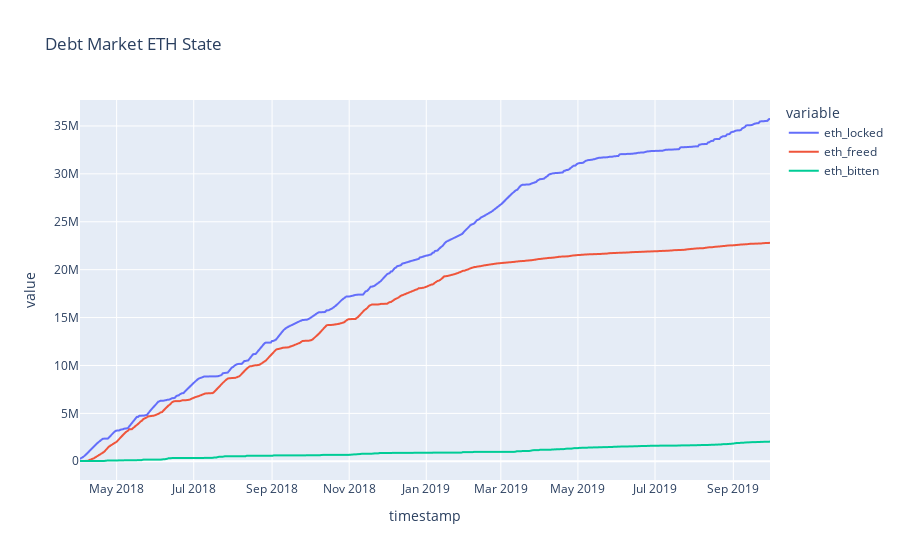

Here is the notebook cell this chart was saved with:
### Code cell
df.plot(x='timestamp', y=['eth_locked', 'eth_freed', 'eth_bitten'], title='Debt Market ETH State')

### Figure 1 — Plotly figure (JSON) as saved in the notebook; plotly's stock layout.template omitted (floating-point values rounded to 4 significant figures; data arrays with more than 128 entries replaced by an {"elided": "..."} marker saying what was removed)
{"data": [{"hovertemplate": "variable=eth_locked<br>timestamp=%{x}<br>value=%{y}<extra></extra>", "legendgroup": "eth_locked", "line": {"color": "#636efa", "dash": "solid"}, "mode": "lines", "name": "eth_locked", "showlegend": true, "type": "scattergl", "x": {"elided": "547 str values"}, "xaxis": "x", "y": {"elided": "547 float values"}, "yaxis": "y"}, {"hovertemplate": "variable=eth_freed<br>timestamp=%{x}<br>value=%{y}<extra></extra>", "legendgroup": "eth_freed", "line": {"color": "#EF553B", "dash": "solid"}, "mode": "lines", "name": "eth_freed", "showlegend": true, "type": "scattergl", "x": {"elided": "547 str values"}, "xaxis": "x", "y": {"elided": "547 float values"}, "yaxis": "y"}, {"hovertemplate": "variable=eth_bitten<br>timestamp=%{x}<br>value=%{y}<extra></extra>", "legendgroup": "eth_bitten", "line": {"color": "#00cc96", "dash": "solid"}, "mode": "lines", "name": "eth_bitten", "showlegend": true, "type": "scattergl", "x": {"elided": "547 str values"}, "xaxis": "x", "y": {"elided": "547 float values"}, "yaxis": "y"}], "layout": {"legend": {"title": {"text": "variable"}, "tracegroupgap": 0}, "title": {"text": "Debt Market ETH State"}, "xaxis": {"anchor": "y", "domain": [0, 1], "title": {"text": "timestamp"}}, "yaxis": {"anchor": "x", "domain": [0, 1], "title": {"text": "value"}}}}
